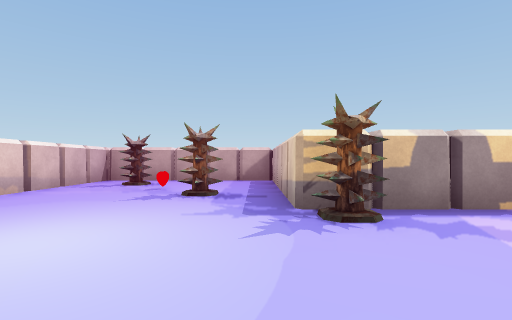
view 1 (above)

24 first-person views from a walk through a Unity game level. The camera is 0.62 m above the floor, looks level and sees 85° across. Doors are open. The floor is counted in squares, 1 m on a side. Each view is taken from the middle of a square. On the plan, view 1 faces up. The plan holds only what a view shows up to about 9 squares ahead; the rest is blank. The place goes on beyond the plan. The player character is not drawn. Some animated figures are not drawn. Some surface patterns are stand-ins.

view 2
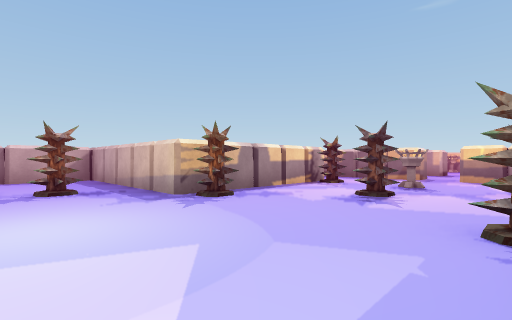

view 3
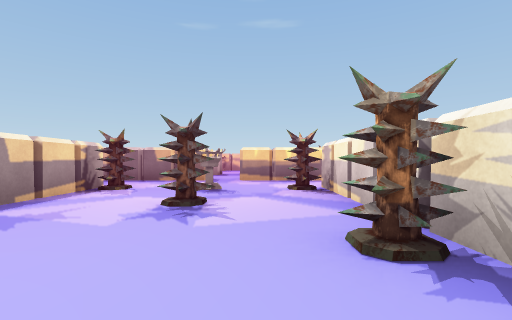

view 4
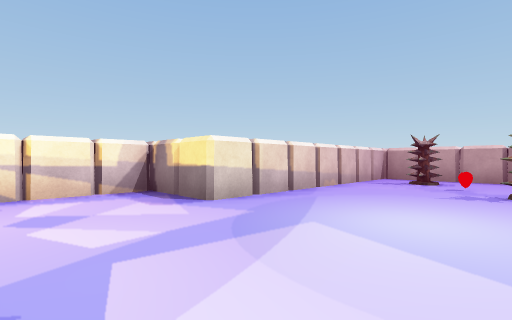

view 5
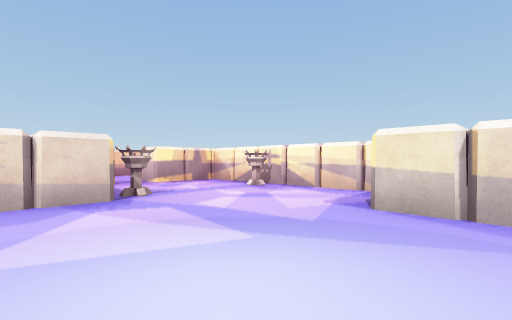

view 6
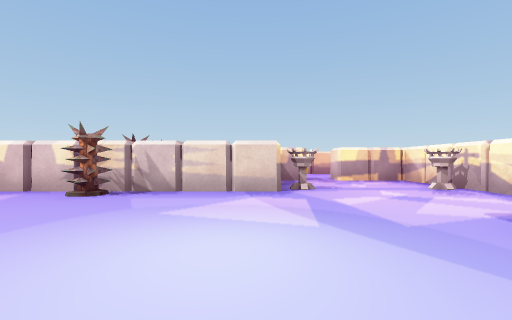

view 7
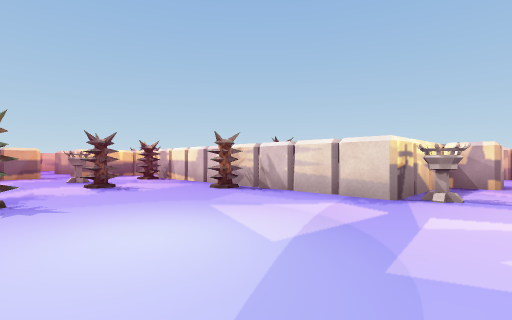

view 8
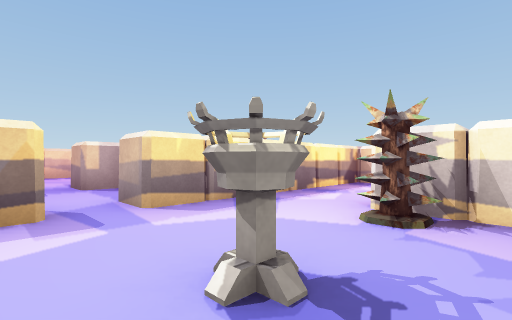

view 9
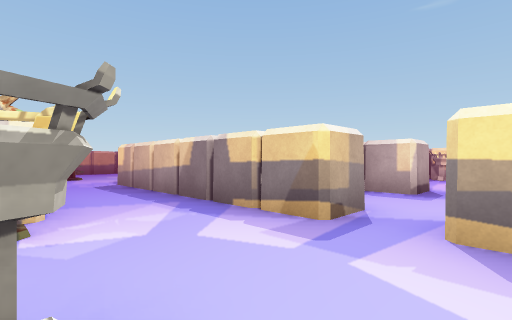

view 10
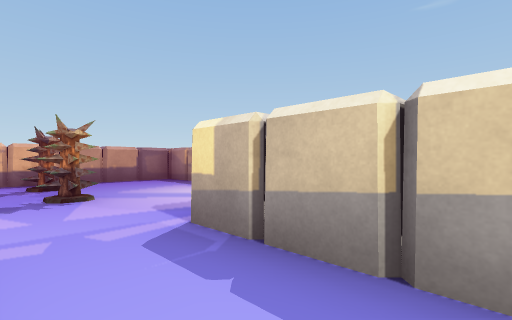

view 11
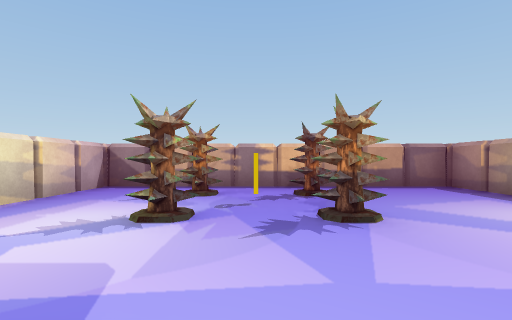

view 12
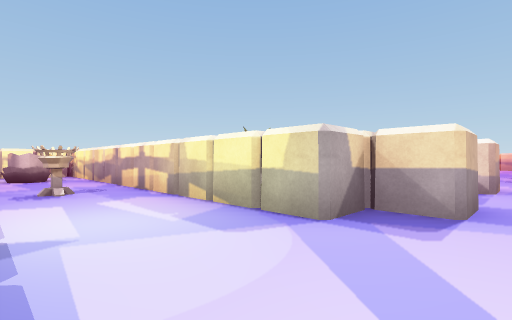

view 13
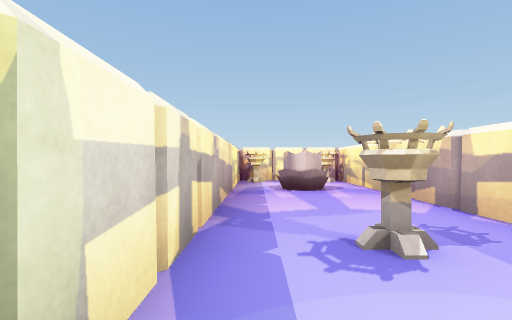

view 14
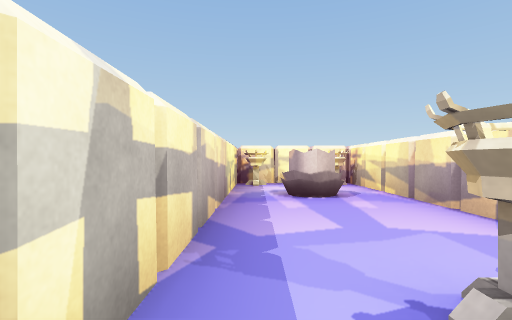

view 15
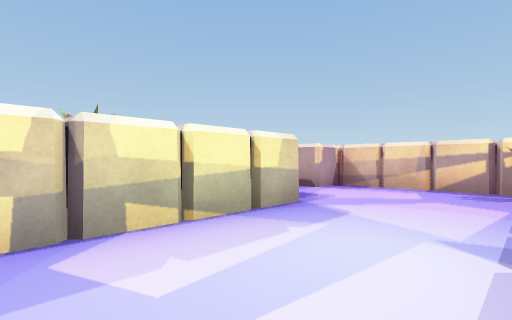

view 16
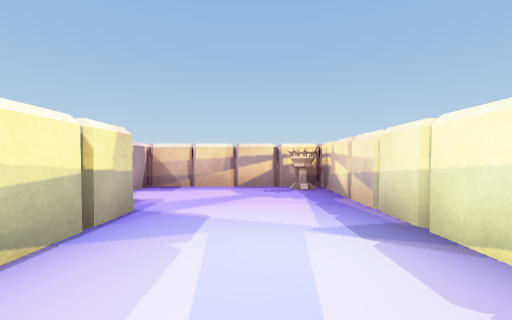

view 17
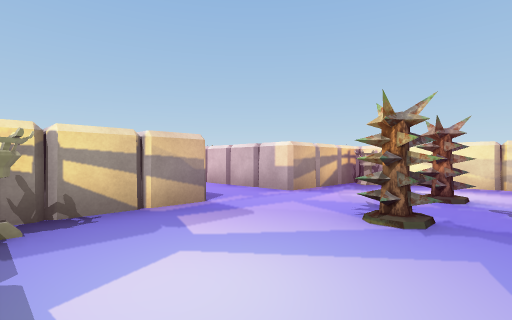

view 18
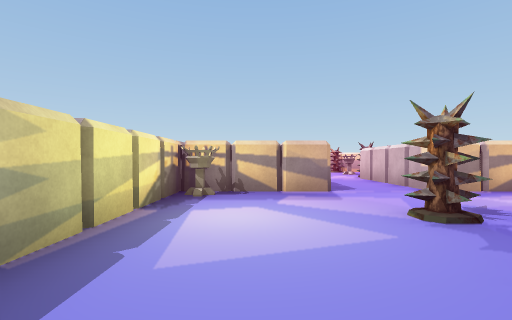

view 19
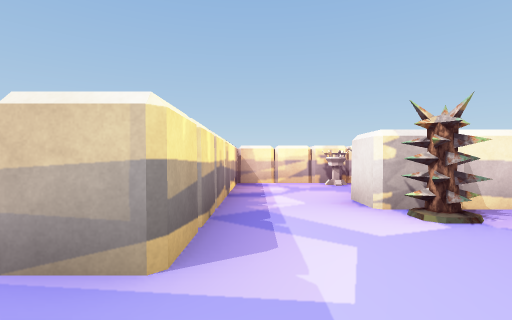

view 20
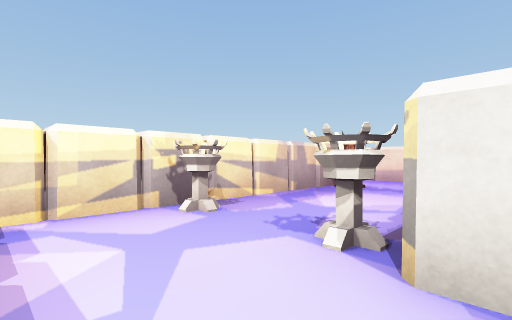

view 21
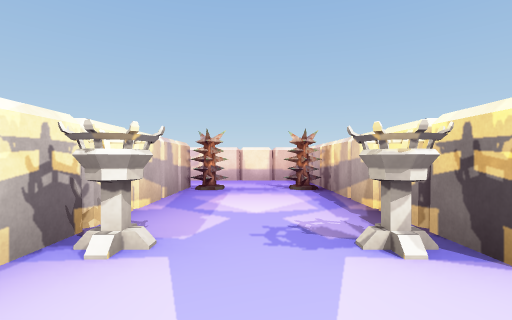

view 22
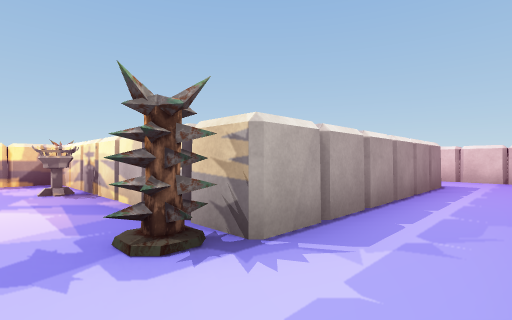

view 23
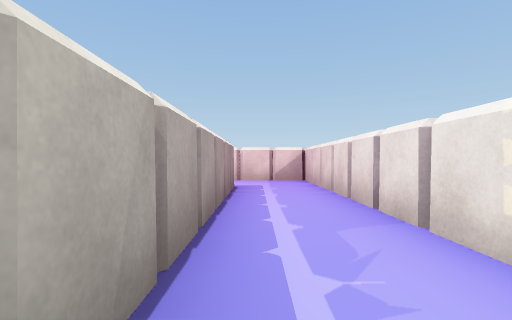

view 24
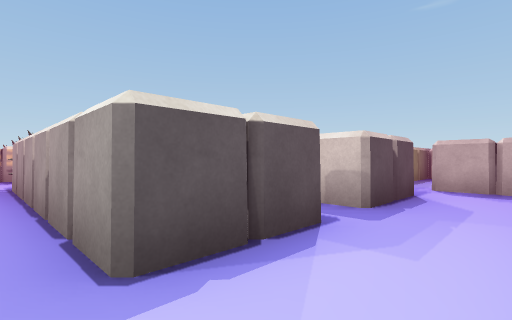

### Floor plan
Ten units are one square. View 1 is at (0, 0); x grows to the right and y downward. Boxes are objects, and circles mark ways between rooms. Rooms are numbered by the first view taken in them; rooms with no view inside come last. Other rooms are left out.
<svg viewBox="-70 -140 230 280">
<path fill="none" stroke="#000" d="M46 -11 52 -11M49 -6 49 -14M53 -8 48 -13M54 -9 48 -9 49 -14M55 -35 5 -35 5 -89M-25 15 55 15 55 25M-34 19 -26 19M-32 23 -27 18M51 26 51 34M5 -85 -45 -85 -45 -15 -65 -15 -65 15M75 -15 75 -75M55 -75 55 -40M-64 19 -56 19M75 35 75 -5M141 46 141 54M137 48 142 53M136 49 144 49M115 -5 115 5 125 5 125 115 155 115 155 -25 115 -25 115 -15M149 -18 149 -22M154 -19 146 -19M146 109 154 109M126 109 131 109M143 85 146 90M75 -75 105 -75 105 -135 25 -135 25 -75 55 -75M96 -81 104 -81M51 46 51 54M47 48 52 53M55 55 75 55 75 35M25 115 5 115 5 55 55 55M-15 28 -15 135 10 135M46 49 54 49M49 54 49 46M55 115 35 115M54 31 48 31M55 25 -10 25M65 128 65 115M-59 16 -59 22M-31 21 -31 16M-65 15 -65 45 -45 45M-35 45 -25 45M-25 40 -25 15"/>
<rect x="-35" y="-75" width="10" height="10" fill="#bbb"><title>other object</title></rect>
<rect x="-15" y="-55" width="10" height="10" fill="#bbb"><title>other object</title></rect>
<rect x="5" y="5" width="10" height="10" fill="#bbb"><title>other object</title></rect>
<rect x="5" y="-35" width="10" height="10" fill="#bbb"><title>other object</title></rect>
<rect x="25" y="-15" width="10" height="10" fill="#bbb"><title>other object</title></rect>
<rect x="45" y="5" width="10" height="10" fill="#bbb"><title>other object</title></rect>
<rect x="45" y="-35" width="10" height="10" fill="#bbb"><title>other object</title></rect>
<rect x="45" y="-105" width="10" height="10" fill="#bbb"><title>other object</title></rect>
<rect x="45" y="-125" width="10" height="10" fill="#bbb"><title>other object</title></rect>
<rect x="65" y="-105" width="10" height="10" fill="#bbb"><title>other object</title></rect>
<rect x="65" y="-125" width="10" height="10" fill="#bbb"><title>other object</title></rect>
<rect x="5" y="45" width="10" height="10" fill="#bbb"><title>other object</title></rect>
<rect x="5" y="25" width="10" height="10" fill="#bbb"><title>other object</title></rect>
<circle cx="65" cy="-70" r="3" fill="#2a7"/>
<circle cx="65" cy="25" r="3" fill="#2a7"/>
<circle cx="-45" cy="20" r="3" fill="#2a7"/>
<circle cx="50" cy="40" r="3" fill="#2a7"/>
<text x="10" y="-20">1</text>
<text x="140" y="40">2</text>
<text x="60" y="-110">3</text>
<text x="60" y="40">4</text>
<text x="0" y="80">5</text>
<text x="-50" y="30">6</text>
</svg>
Room 1 opens to room 3. Room 1 opens to room 4. Room 1 opens to room 6. Room 4 opens to room 5.

Where each view was taken, in squares from view 1:
view 1: 0 up, 0 right, facing up
view 2: 1 down, 2 left, facing up-right
view 3: 0 up, 1 left, facing right
view 4: 1 down, 1 left, facing up-left
view 5: 3 up, 1 left, facing down-left
view 6: 4 up, 2 left, facing down
view 7: 3 up, 4 left, facing down-right
view 8: 2 up, 4 right, facing down-right
view 9: 0 up, 5 right, facing up-right
view 10: 5 up, 6 right, facing up-right
view 11: 7 up, 6 right, facing up
view 12: 1 up, 15 right, facing down-left
view 13: 3 down, 15 right, facing down
view 14: 4 down, 15 right, facing down
view 15: 4 down, 15 right, facing up-left
view 16: 4 down, 14 right, facing up
view 17: 11 up, 10 right, facing down-left
view 18: 13 up, 9 right, facing down
view 19: 2 up, 7 right, facing down
view 20: 2 down, 7 right, facing down-left
view 21: 4 down, 7 right, facing left
view 22: 4 down, 1 left, facing down-right
view 23: 5 down, 0 right, facing down
view 24: 13 down, 0 right, facing up-right
